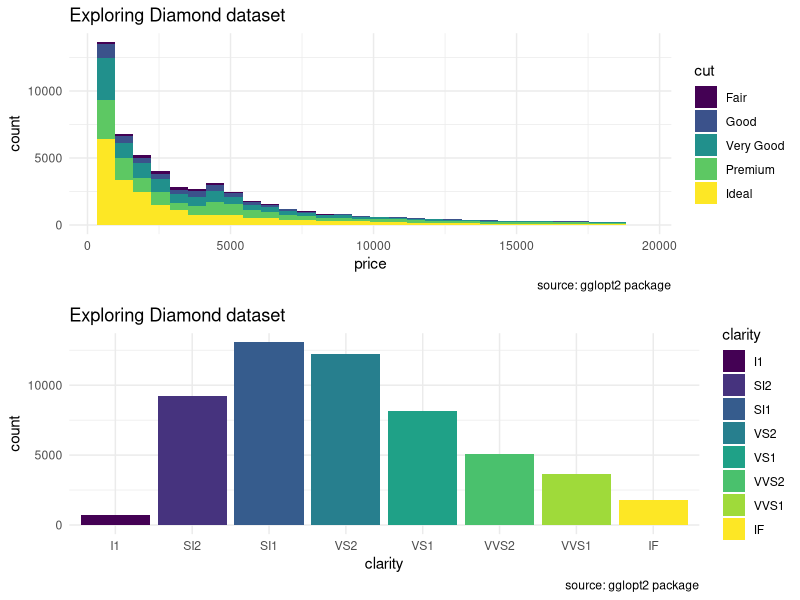

This figure's R source:
library(ggplot2)
library(viridis)

## Basic considerations
visualization <- ggplot(diamonds, aes(carat, fill = cut)) +
                    geom_histogram(bins = 30)

visualization <- visualization +
                    labs(
                        title ="Histogram for Diamond dataset", 
                        subtitle = "This is a general example in order to show the distribution of carats.", 
                        caption = "source: gglopt2 package\nauthor: thinkingondata.com") 

visualization <- visualization +
                    scale_fill_viridis(discrete = TRUE)
  
visualization <- visualization +
                    theme_minimal() 

  
visualization <- visualization +
                    theme(axis.title.x=element_blank(),
                          axis.title.y=element_blank())


## Considering everything as a whole

vis_text <- labs( title ="Exploring Diamond dataset", caption = "source: gglopt2 package")

## Inicial

vis_a <- ggplot(diamonds, aes(x = price, fill = cut)) + 
  geom_bar(stat = "bin")
vis_b <- ggplot(diamonds) +
  geom_bar(mapping = aes(x = cut))

## Intermedio
vis_a <- ggplot(diamonds, aes(x = price, fill = cut)) + 
  geom_bar(stat = "bin") +
  theme_minimal() +
  vis_text

vis_b <- ggplot(diamonds) +
  geom_bar(mapping = aes(x = cut)) + 
  theme_minimal() +
  vis_text

## Final
vis_a <- ggplot(diamonds, aes(x = price, fill = cut)) + 
  geom_bar(stat = "bin") +
  theme_minimal() +
  scale_fill_viridis(discrete = TRUE) +
  vis_text

## Picking manually 8 colors from Viridis Palette
  
library(scales)
q_colors <-  8 
v_colors <-  viridis(q_colors, option = "D")
  
vis_b <- ggplot(diamonds, aes(x=clarity,fill=clarity)) +  
  geom_bar()+
  scale_fill_manual(values=v_colors) +
  theme_minimal()+
  vis_text

library(gridExtra)
grid.arrange(vis_a, vis_b)



